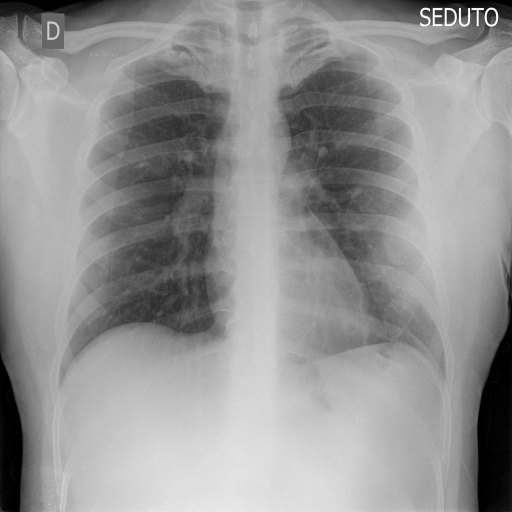
#> input picture opencv/photos/covid.jpg, 1024 x 1024 px, found by its file name (shown at 1/2 size)
$ python rescale.py
#> lines starting #> are read from the running program, lines starting #| are printed output that depends on the picture
import cv2 as cv

def rescaleFrame(frame , scaleSize = 0.75):
    # images , vidoes and live videos
    width = int(frame.shape[1] * scaleSize)
    height = int(frame.shape[0] * scaleSize)

    dim = (width , height)

    return cv.resize(frame , dim , interpolation = cv.INTER_AREA)


def changeRes(width , height):
    # live video only
    capture.set(3 , width)
    capture.set(4 , height)

#reading and resizing image
img = cv.imread("photos\covid.jpg")
#> img is the input picture: shape (1024, 1024, 3); min 0, max 255, mean 147.1
resized_img = rescaleFrame(img)
#> in rescaleFrame, `return cv.resize(frame , dim , interpolation = cv.INTER_AREA)`:
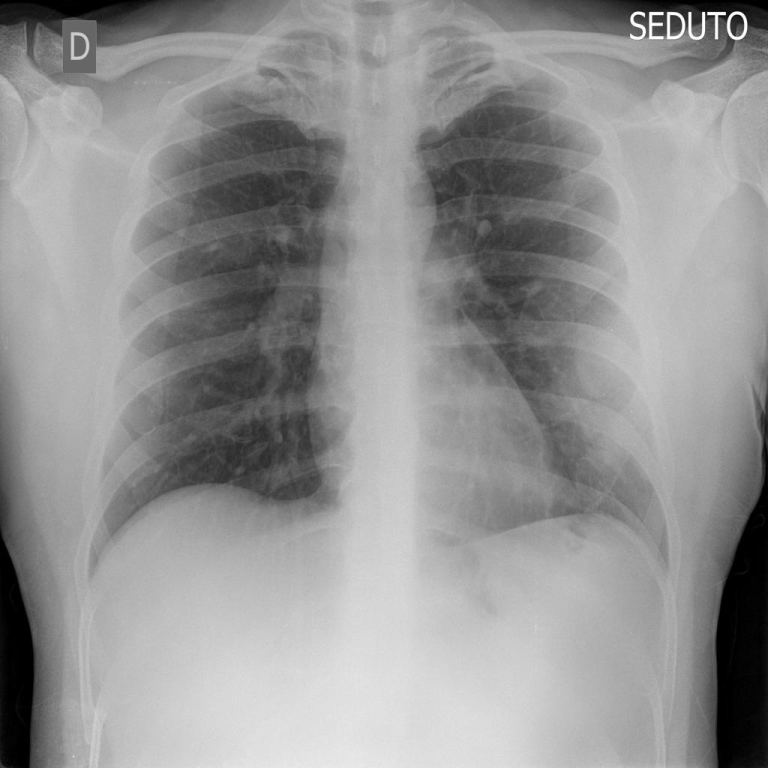
#> returned value: shape (768, 768, 3); min 0, max 255, mean 147.1

cv.imshow("img",img)
cv.imshow("resizedImg",resized_img)


#reading video and resizing it

capture = cv.VideoCapture("videos/game.mp4")

while True:
    Istrue , frame = capture.read()
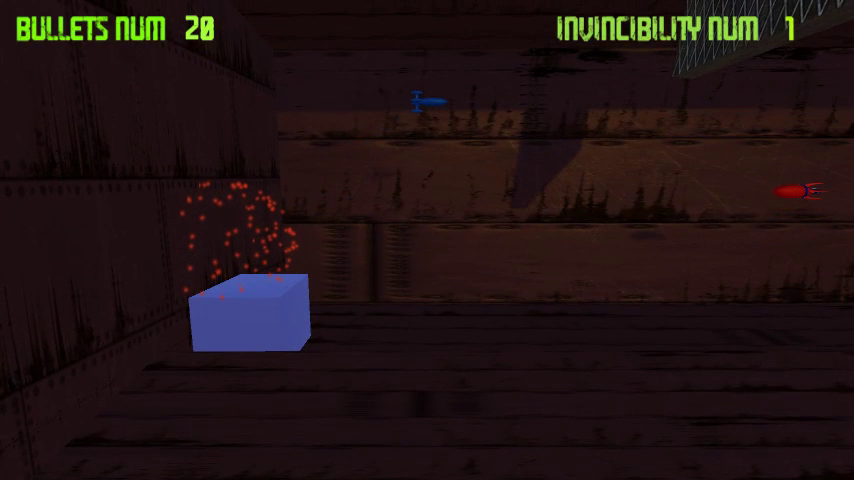
#> input picture frame 55 of opencv/videos/game.mp4, 854 x 480 px
#> frame is the input picture: shape (480, 854, 3); mean B, G, R 19.4, 18.9, 32.8
    resizedFrame = rescaleFrame(frame)

    cv.imshow("video" , frame)
    cv.imshow("resizedVideo" , resizedFrame)
    if cv.waitKey(20) & 0xFF == ord('d'):
#> (key Esc is pressed here)
        break

capture.release()
cv.destroyAllWindows()
